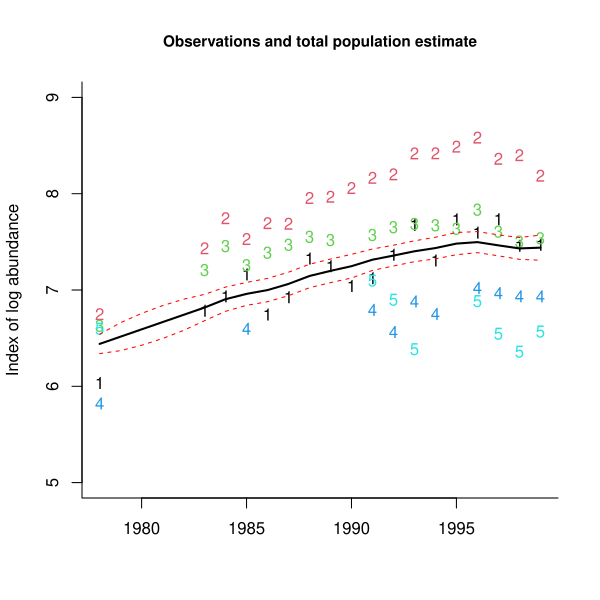

Here is the R script that generated this plot:
###################################################
### code chunk number 9: fig2
###################################################
kem1 <- MARSS(dat,
  model =
    list(Z = factor(c(1, 1, 1, 1, 1)), R = "diagonal and equal")
)
graphics::matplot(years, t(dat), xlab = "", ylab = "Index of log abundance", pch = c("1", "2", "3", "4", "5"), ylim = c(5, 9), bty = "L")
lines(years, kem1$states - 1.96 * kem1$states.se, type = "l", lwd = 1, lty = 2, col = "red")
lines(years, kem1$states + 1.96 * kem1$states.se, type = "l", lwd = 1, lty = 2, col = "red")
lines(years, kem1$states, type = "l", lwd = 2)
title("Observations and total population estimate", cex.main = .9)
